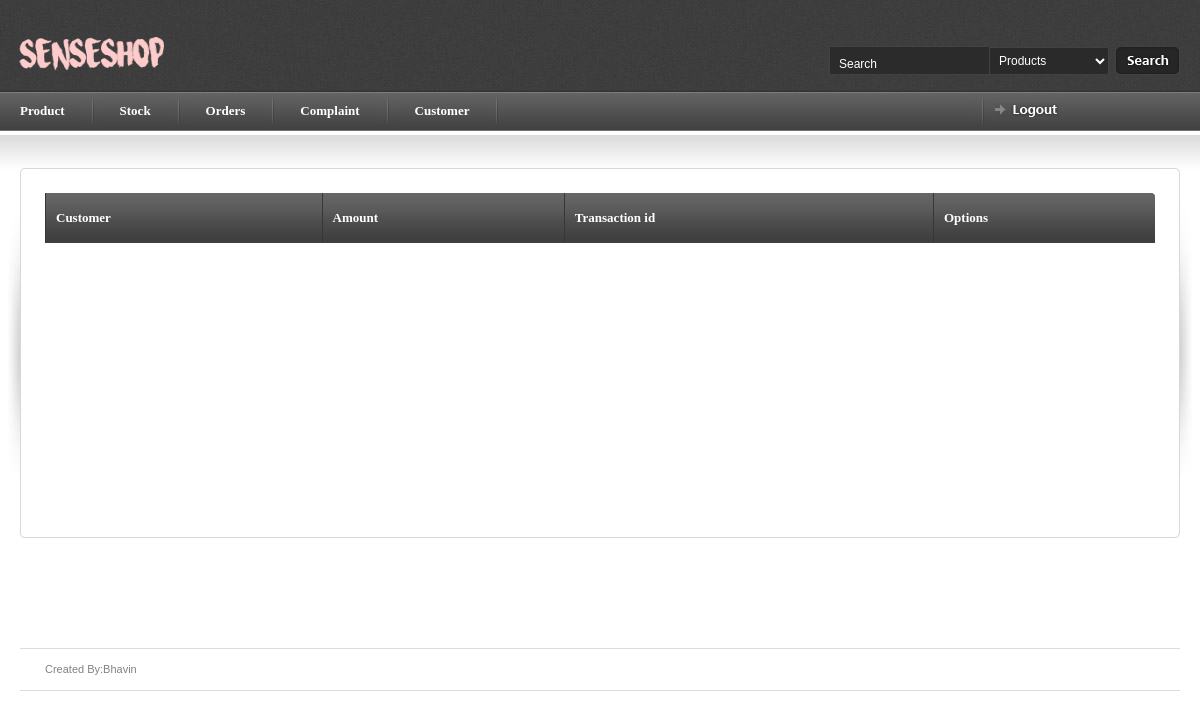
Page /myadmin/payment (signed in) on the earlier database version.
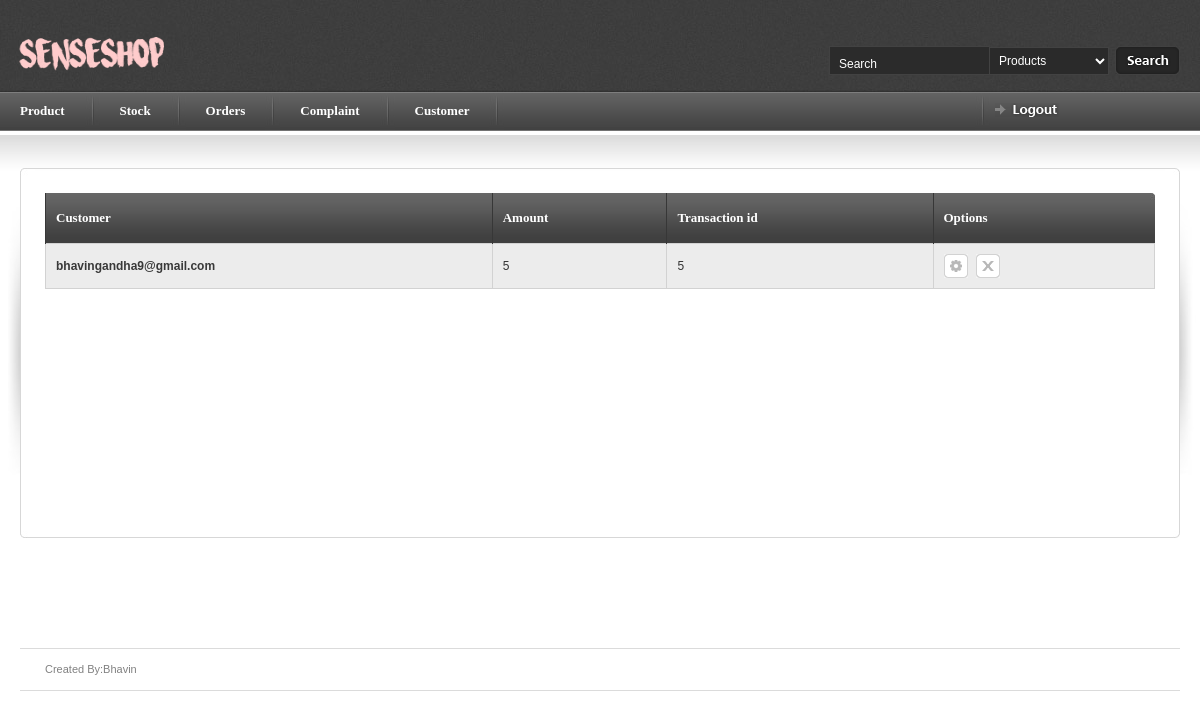
Same page on the later database version.
### myadmin/models.py (models this page shows, shortened)
class payment(models.Model):
    c_id = models.ForeignKey(a,default=0)
    amount = models.DecimalField(max_digits=100, decimal_places=0)
    transaction_id = models.DecimalField(max_digits=150,decimal_places=0,unique=True)
    flag =models.DecimalField(max_digits=2,decimal_places=0,null=True,blank=True)

### login/models.py (models this page shows, shortened)
class customer(models.Model):
    cname = models.CharField(max_length=100,null=True,blank=True)
    email = models.CharField(max_length=250,null=True,blank=True)
    password = models.CharField(max_length=250,null=True,blank=True)
    mobile_no = models.DecimalField(max_digits=10,decimal_places=0,null=True,blank=True)
    address = models.CharField(max_length=500,null=True,blank=True)
    au_id = models.DecimalField(max_digits=200,decimal_places=0,default=0,null=True,blank=True)
    cflag = models.DecimalField(max_digits=2,decimal_places=0,default=0,null=True,blank=True)
    def __str__(self):
      return self.email

### myadmin/views.py (the view)
# urls.py: url(r'^myadmin/payment$', b.PaymentIndexView.as_view(), name='payment'),
class PaymentIndexView(generic.ListView):
    template_name = 'payment.html'
    context_object_name = 'payment'
    model = payment
    paginate_by = 5
    def get_queryset(self):
        return payment.objects.all()
    def dispatch(self,request ,*args, **kwargs):
        if request.session.has_key('myadmin'):
            a = 'hello'
        else:
            return redirect('index')
        return super(PaymentIndexView, self).dispatch(request,*args, **kwargs)

### myadmin/templates/payment.html (shortened to what this page needs)
{% load staticfiles %}
{% include 'article_start.html' %}
    <table border="0" width="100%" cellpadding="0" cellspacing="0" id="content-table">
        <tr>
            <th rowspan="3" class="sized"><img src="{% static 'images/shared/side_shadowleft.jpg'%}" width="20" height="300" alt="" /></th>
            <th class="topleft"></th>
            <td id="tbl-border-top">&nbsp;</td>
            <th class="topright"></th>
            <th rowspan="3" class="sized"><img src="{% static 'images/shared/side_shadowright.jpg'%}" width="20" height="300" alt="" /></th>
        </tr>
    <tr>
        <td id="tbl-border-left"></td>
        <td>
            <div id="content-table-inner">
                <div id="table-content">
                    <form id="mainform" action="">
                        <table border="0" width="100%" cellpadding="0" cellspacing="0" id="product-table">
                         <tr>
                            <th class="table-header-repeat line-left"><a>Customer</a></th>
                            <th class="table-header-repeat line-left"><a>Amount</a></th>
                            <th class="table-header-repeat line-left"><a>Transaction id</a></th>
                            <th class="table-header-options line-left"><a>Options</a></th>
                        </tr>
                            {% for pay in payment %}
                            <tr class="alternate-row">
                                    <td> <b><a href="{% url 'payment_detail' pay.id %}"> {{ pay.c_id }}</a></b></td>
                                    <td> {{ pay.amount }}</td>
                                    <td> {{ pay.transaction_id }}</td>
                                    <td> <a href=" " title="Update" class="icon-1 info-tooltip"> </a>
                                         <a href="" title="Delete" class="icon-2 info-tooltip"></a>
                                    </td>
                                </tr>
                            {% endfor %}
                        </table>
                    </form>
        </div>
</div>
         </td>
     <td id="tbl-border-right"></td>
 </tr>
 <tr>
     <th class="sized bottomleft"></th>
     <td id="tbl-border-bottom">&nbsp;</td>
     <th class="sized bottomright"></th>
 </tr>
 </table>
</div>
{% include 'article_close.html' %}

Differences in the rows shown:
added payment: c_id "bhavingandha9@gmail.com", amount "5", transaction_id "5"
